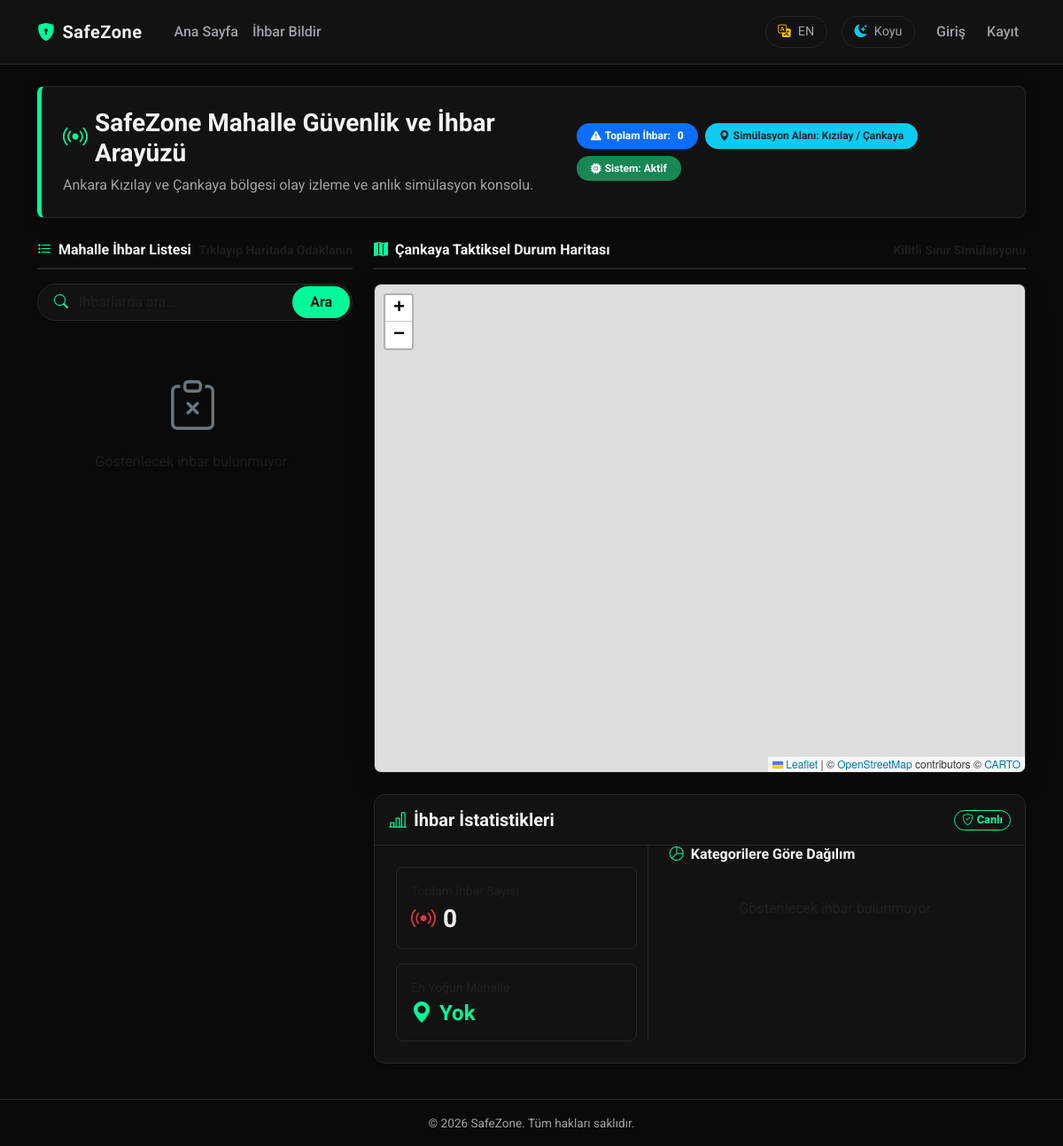
/, run on an earlier commit of the app's database.
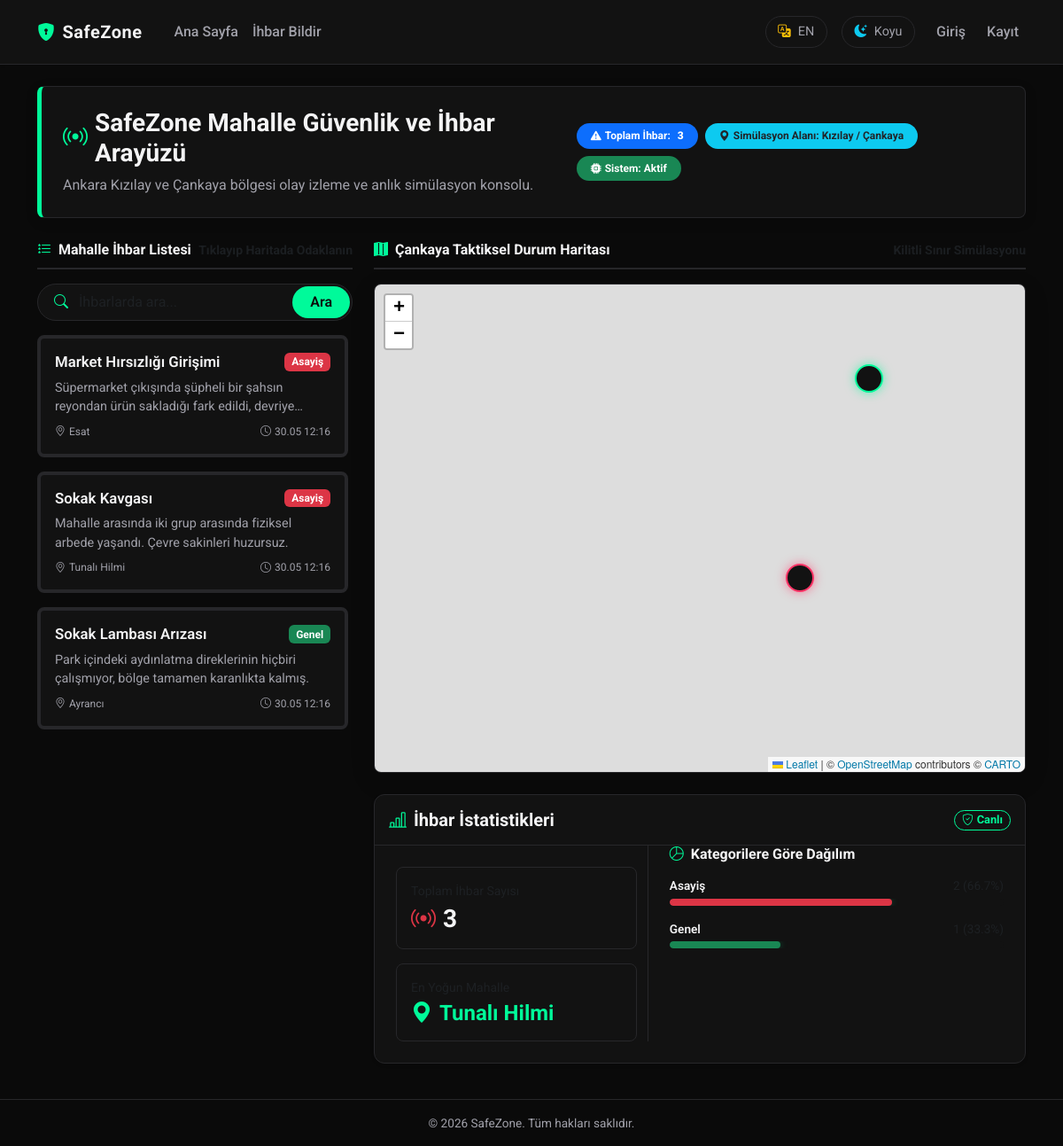
And on a later commit of the database.
### app/models.py (models this page shows, shortened)
class Incident(db.Model):
    __tablename__ = 'incident'
    id = db.Column(db.Integer, primary_key=True)
    title = db.Column(db.String(150), nullable=False)
    description = db.Column(db.Text)
    category = db.Column(db.String(50), nullable=False)
    neighborhood_name = db.Column(db.String(100), nullable=False)
    latitude = db.Column(db.Float)
    longitude = db.Column(db.Float)
    created_at = db.Column(db.DateTime, nullable=False, default=datetime.utcnow)
    user_id = db.Column(db.Integer, db.ForeignKey('user.id'), nullable=False)

### app/main/routes.py (the view)
@main_bp.route('/')
def index():
    page = request.args.get('page', 1, type=int)
    q = request.args.get('q', None)
    if q is not None:
        q = q.strip()
    query = Incident.query
    if q is not None and q != "":
        query = query.filter(Incident.title.ilike(f"%{q}%") | Incident.description.ilike(f"%{q}%"))
    all_incidents = query.order_by(Incident.created_at.desc()).all()
    pagination = query.order_by(Incident.created_at.desc()).paginate(page=page, per_page=5, error_out=False)
    incidents = pagination.items
    from flask import session
    category_counts = db.session.query(
        Incident.category,
        db.func.count(Incident.id)
    ).group_by(Incident.category).all()
    neighborhood_counts = db.session.query(
        Incident.neighborhood_name,
        db.func.count(Incident.id)
    ).group_by(Incident.neighborhood_name).order_by(db.func.count(Incident.id).desc()).all()
    total_count = sum(count for cat, count in category_counts)
    lang = session.get('lang', 'tr')
    most_intensive = "Yok" if lang != 'en' else "None"
    if neighborhood_counts:
        most_intensive = neighborhood_counts[0][0]
    stats = {
        'total': total_count,
        'most_intensive_neighborhood': most_intensive,
        'categories': []
    }
    for cat, count in category_counts:
        percentage = round((count / total_count * 100), 1) if total_count > 0 else 0
        stats['categories'].append({
            'name': cat,
            'count': count,
            'percentage': percentage
        })
    stats['categories'].sort(key=lambda x: x['count'], reverse=True)
    return render_template('main/index.html', incidents=incidents, pagination=pagination, all_incidents=all_incidents, search_query=q, stats=stats)

### app/templates/main/index.html (shortened to what this page needs)
{% extends "base.html" %}
{% block content %}
    <link rel="stylesheet" href="https://unpkg.com/leaflet@1.9.4/dist/leaflet.css" />
    <div class="simulation-banner p-4 mb-4 d-flex flex-column flex-md-row justify-content-between align-items-md-center gap-3">
        <div>
            <h1 class="h3 mb-2 text-white fw-bold d-flex align-items-center gap-2" style="color: var(--text-color) !important;">
                <i class="bi bi-broadcast text-danger animate-pulse" style="color: var(--accent-color) !important;"></i>
                {{ _('system_title') }}
            </h1>
            <p class="text-muted mb-0" style="color: var(--text-muted) !important;">{% if active_lang == 'en' %}Ankara Kizilay and Cankaya region event monitoring and instant simulation console.{% else %}Ankara Kızılay ve Çankaya bölgesi olay izleme ve anlık simülasyon konsolu.{% endif %}</p>
        </div>
        <div class="d-flex flex-wrap align-items-center gap-2">
            <span class="badge bg-primary px-3 py-2 rounded-pill d-flex align-items-center gap-1">
                <i class="bi bi-exclamation-triangle-fill"></i>
                {{ _('Toplam İhbar') }}: <strong class="ms-1">{{ all_incidents|length }}</strong>
            </span>
            <span class="badge bg-info text-dark px-3 py-2 rounded-pill d-flex align-items-center gap-1">
                <i class="bi bi-geo-alt-fill"></i>
                {% if active_lang == 'en' %}Simulation Area: Kizilay / Cankaya{% else %}Simülasyon Alanı: Kızılay / Çankaya{% endif %}
            </span>
            <span class="badge bg-success px-3 py-2 rounded-pill d-flex align-items-center gap-1">
                <i class="bi bi-cpu-fill"></i>
                {% if active_lang == 'en' %}System: Active{% else %}Sistem: Aktif{% endif %}
            </span>
        </div>
    </div>
    <div class="row g-4">
        <div class="col-lg-4">
            <div class="incident-list-header mb-3 d-flex justify-content-between align-items-center">
                <span><i class="bi bi-list-stars me-2 text-info" style="color: var(--accent-color) !important;"></i>{{ _('Mahalle İhbar Listesi') }}</span>
                <small class="text-muted">{% if active_lang == 'en' %}Click to Focus on Map{% else %}Tıklayıp Haritada Odaklanın{% endif %}</small>
            </div>
            <form method="GET" action="{{ url_for('main.index') }}" class="mb-3">
                <div class="cyber-search-group">
                    <span class="cyber-search-icon">
                        <i class="bi bi-search"></i>
                    </span>
                    <input type="text" name="q" value="{{ search_query or '' }}" class="cyber-search-input form-control" placeholder="{{ _('İhbarlarda ara...') }}" autocomplete="off">
                    <button type="submit" class="cyber-search-btn btn">
                        {% if active_lang == 'en' %}Search{% else %}Ara{% endif %}
                    </button>
                </div>
            </form>
            <div class="scrollable-incident-list">
                {% for incident in incidents %}
                    {% if incident.category in ['Asayiş', 'Hırsızlık', 'Saldırı', 'Gasp'] %}
                        {% set border_color = 'danger' %}
                    {% elif incident.category in ['Trafik', 'Kaza', 'Yol Kapanması'] %}
                        {% set border_color = 'warning' %}
                    {% elif incident.category in ['Şüpheli Durum', 'Kayıp'] %}
                        {% set border_color = 'info' %}
                    {% else %}
                        {% set border_color = 'success' %}
                    {% endif %}
                    <div class="card incident-card mb-3 border-start border-{{ border_color }} border-4"
                         onclick="focusIncident({{ incident.id }}, {{ incident.latitude }}, {{ incident.longitude }})">
                        <div class="card-body p-3">
                            <div class="d-flex justify-content-between align-items-start mb-2">
                                <h3 class="incident-card-title mb-0">{{ _(incident.title) }}</h3>
                                <div class="d-flex align-items-center gap-2">
                                    <span class="badge bg-{{ border_color }}">{{ _(incident.category) }}</span>
                                </div>
                            </div>
                            <p class="incident-card-desc mb-2">{{ _(incident.description) }}</p>
                            <div class="d-flex justify-content-between align-items-center text-muted" style="font-size: 0.75rem; color: var(--text-muted) !important;">
                                <span><i class="bi bi-geo-alt me-1"></i>{{ incident.neighborhood_name }}</span>
                                <span><i class="bi bi-clock me-1"></i>{{ incident.created_at.strftime('%d.%m %H:%M') }}</span>
                            </div>
                        </div>
                    </div>
                {% else %}
                    <div class="text-center py-5 text-muted">
                        <i class="bi bi-clipboard-x display-4 mb-3 d-block text-secondary"></i>
                        {{ _('Gösterilecek ihbar bulunmuyor.') }}
                    </div>
                {% endfor %}
            </div>
        </div>
        <div class="col-lg-8">
            <div class="incident-list-header mb-3 d-flex justify-content-between align-items-center">
                <span><i class="bi bi-map-fill me-2 text-info" style="color: var(--accent-color) !important;"></i>{{ _('Çankaya Taktiksel Durum Haritası') }}</span>
                <small class="text-muted">{% if active_lang == 'en' %}Locked Boundary Simulation{% else %}Kilitli Sınır Simülasyonu{% endif %}</small>
            </div>
            <div class="map-wrapper mb-4">
                <div id="map"></div>
            </div>
            <div class="card mb-3 shadow-sm border-secondary-subtle" style="background-color: var(--card-bg); border: 1px solid var(--card-border); border-radius: 12px; transition: border-color 0.3s ease;">
                <div class="card-header d-flex align-items-center justify-content-between py-3" style="border-bottom: 1px solid var(--card-border); background: transparent;">
                    <h5 class="m-0 fw-bold d-flex align-items-center gap-2" style="color: var(--text-color);">
                        <i class="bi bi-bar-chart-line text-info" style="color: var(--accent-color) !important;"></i>
                        {{ _('İhbar İstatistikleri') }}
                    </h5>
                    <span class="badge bg-success-subtle text-success border border-success-subtle rounded-pill px-2 py-1" style="font-size: 0.8rem; background-color: var(--navbar-bg) !important; color: var(--accent-color) !important; border-color: var(--accent-color) !important;">
                        <i class="bi bi-shield-check me-1 animate-pulse"></i>{% if active_lang == 'en' %}Realtime{% else %}Canlı{% endif %}
                    </span>
                </div>
                <div class="card-body p-4">
                    <div class="row g-4 align-items-stretch">
                        <div class="col-md-5 d-flex flex-column gap-3 justify-content-center">
                            <div class="p-3 analytics-stat-card">
                                <small class="text-muted d-block mb-1">{{ _('Toplam İhbar Sayısı') }}</small>
                                <h3 class="fw-bold m-0 text-white d-flex align-items-center gap-2" style="color: var(--text-color) !important;">
                                    <i class="bi bi-broadcast text-danger animate-pulse"></i>
                                    {{ stats.total }}
                                </h3>
                            </div>
                            <div class="p-3 analytics-stat-card">
                                <small class="text-muted d-block mb-1">{{ _('En Yoğun Mahalle') }}</small>
                                <h4 class="fw-bold m-0 text-info d-flex align-items-center gap-2" style="color: var(--accent-color) !important;">
                                    <i class="bi bi-geo-alt-fill"></i>
                                    {{ stats.most_intensive_neighborhood }}
                                </h4>
                            </div>
                        </div>
                        <div class="col-md-7 analytics-separator">
                            <h6 class="fw-bold mb-3" style="color: var(--text-color);">
                                <i class="bi bi-pie-chart me-1" style="color: var(--accent-color);"></i>
                                {{ _('Kategorilere Göre Dağılım') }}
                            </h6>
                            {% if stats.categories %}
                                <div class="d-flex flex-column gap-3">
                                    {% for cat in stats.categories %}
                                        {% if cat.name in ['Asayiş', 'Hırsızlık', 'Saldırı', 'Gasp'] %}
                                            {% set bar_color = 'bg-danger' %}
                                        {% elif cat.name in ['Trafik', 'Kaza', 'Yol Kapanması'] %}
                                            {% set bar_color = 'bg-warning text-dark' %}
                                        {% elif cat.name in ['Şüpheli Durum', 'Kayıp'] %}
                                            {% set bar_color = 'bg-info text-dark' %}
                                        {% else %}
                                            {% set bar_color = 'bg-success' %}
                                        {% endif %}
                                        <div>
                                            <div class="d-flex justify-content-between mb-1" style="font-size: 0.85rem;">
                                                <span class="fw-semibold" style="color: var(--text-color);">{{ _(cat.name) }}</span>
                                                <span class="text-muted">{{ cat.count }} ({{ cat.percentage }}%)</span>
                                            </div>
                                            <div class="progress" style="height: 8px; background-color: var(--navbar-bg);">
                                                <div class="progress-bar {{ bar_color }}" role="progressbar" style="width: {{ cat.percentage }}%; border-radius: 4px; box-shadow: 0 0 8px var(--accent-glow);" aria-valuenow="{{ cat.percentage }}" aria-valuemin="0" aria-valuemax="100"></div>
                                            </div>
                                        </div>
                                    {% endfor %}
                                </div>
                            {% else %}
                                <div class="text-center text-muted py-4">
                                </div>
                            {% endif %}
                        </div>
                    </div>
                </div>
            </div>
        </div>
    </div>
{% endblock %}

What changed in the data, as far as the page shows it:
added Incident: neighborhood_name "Esat", created_at "30.05 12:16"
added Incident: neighborhood_name "Tunalı Hilmi", created_at "30.05 12:16", most_intensive_neighborhood "Tunalı Hilmi"
added Incident: neighborhood_name "Ayrancı", created_at "30.05 12:16"
Also different on the page:
{{ all_incidents|length }}: "0" → "3"
{{ stats.total }}: "0" → "3"
{{ stats.most_intensive_neighborhood }}: "Yok" → (not shown)
new list line: "Asayiş"
new list line: "Genel"
text no longer shown: "Gösterilecek ihbar bulunmuyor."
